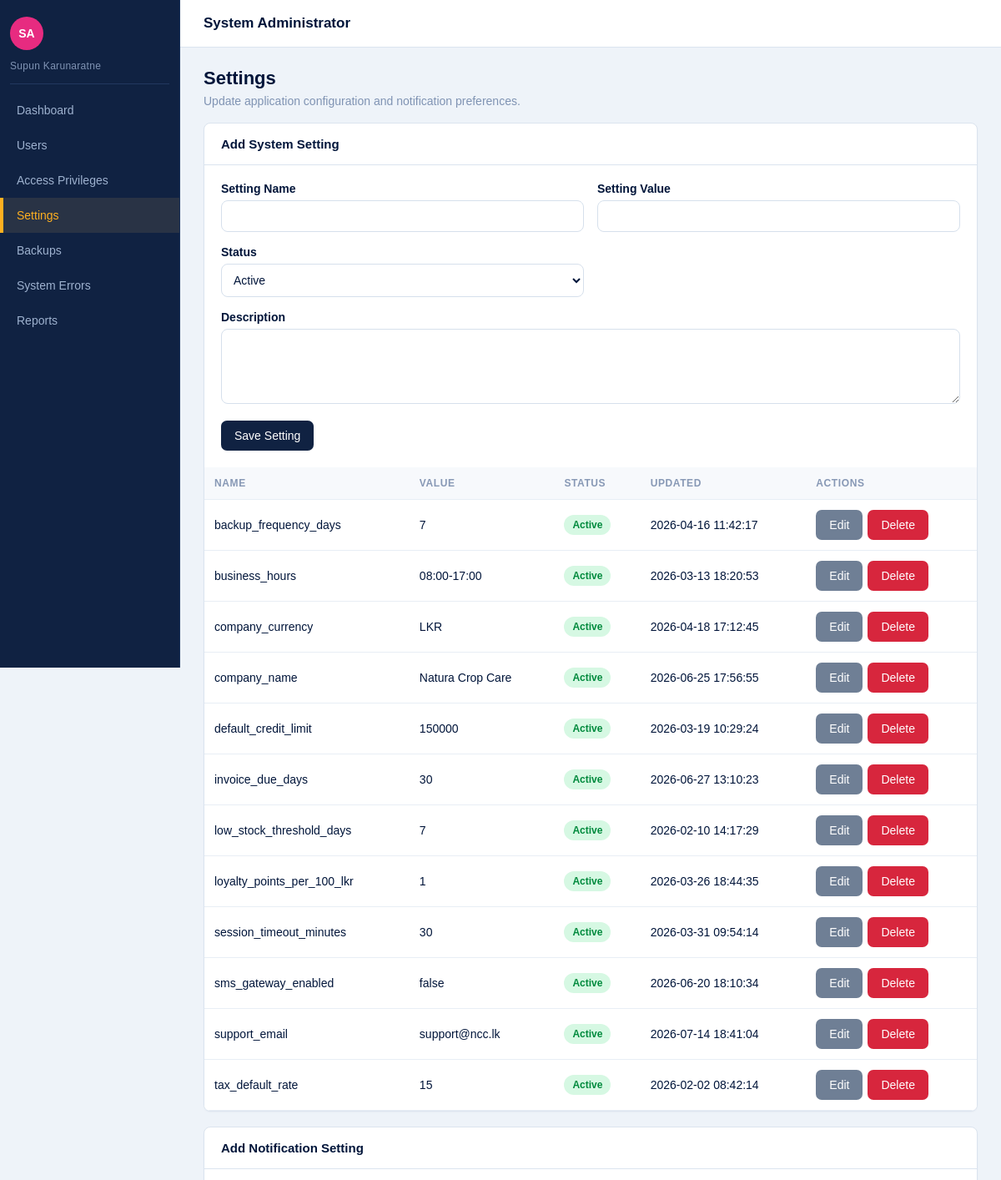
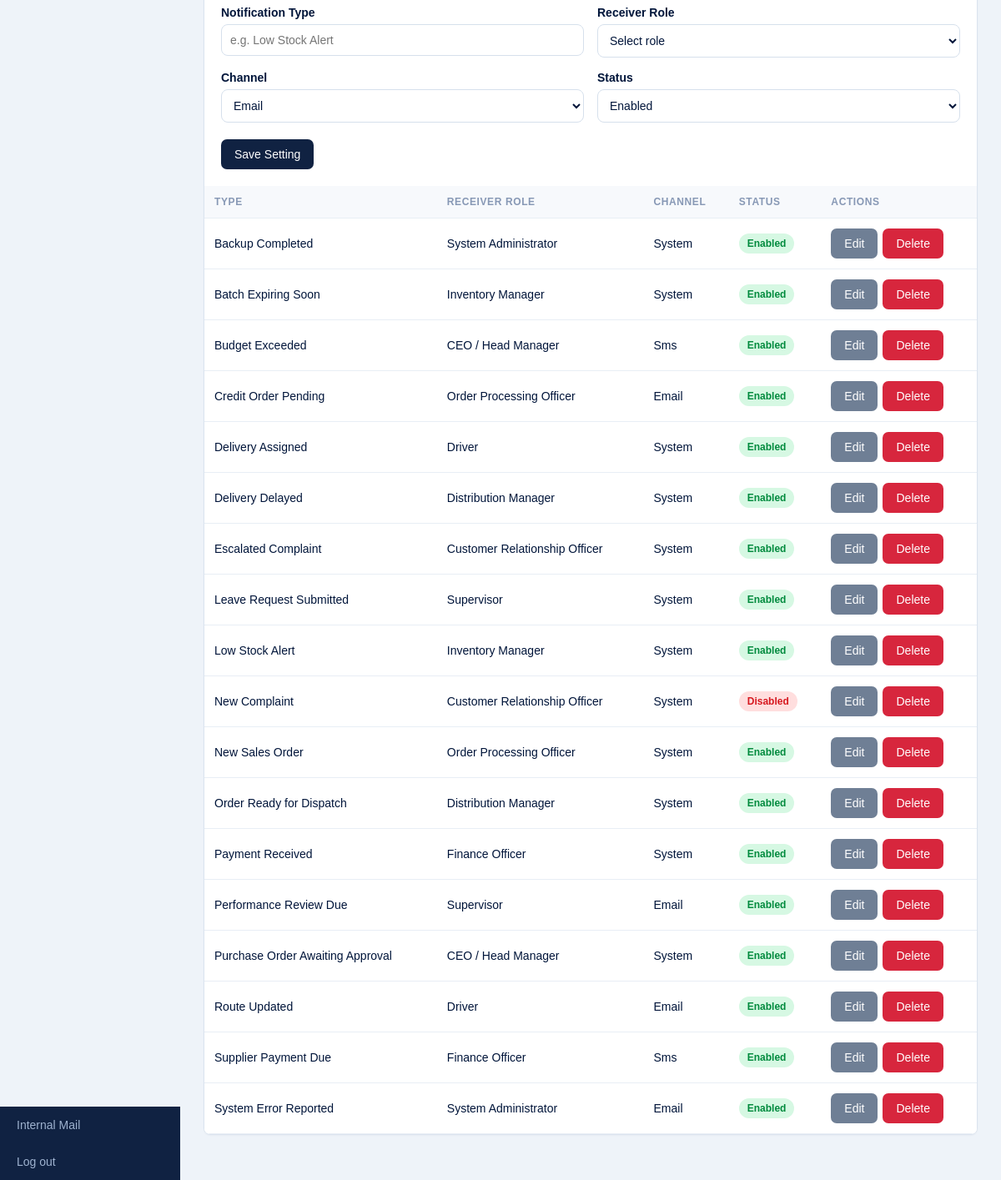
Screenshot of /codebase/login/roles/system_administrator/settings.php (signed in) with the database file from the repository (2 pictures, top to bottom).
### tables this page shows
CREATE TABLE system_setting (
    setting_id INT AUTO_INCREMENT PRIMARY KEY,
    setting_name VARCHAR(100) NOT NULL,
    setting_value VARCHAR(255) NOT NULL,
    description TEXT,
    status VARCHAR(30) NOT NULL,
    updated_at DATETIME NOT NULL
);

CREATE TABLE notification_setting (
    notification_id INT AUTO_INCREMENT PRIMARY KEY,
    notification_type VARCHAR(100) NOT NULL,
    receiver_role VARCHAR(50) NOT NULL,
    channel VARCHAR(30) NOT NULL,
    status VARCHAR(30) NOT NULL
);

### codebase/login/roles/system_administrator/settings.php (the view, shortened to what this page needs)
<?php
require_once __DIR__ . '/../../config.php';
$roleOptions = [
    "system_admin" => "System Administrator", "ceo_head_manager" => "CEO / Head Manager", "supervisor" => "Supervisor",
    "inventory_manager" => "Inventory Manager", "order_processing_officer" => "Order Processing Officer",
    "customer_relation_manager" => "Customer Relationship Officer", "distribution_manager" => "Distribution Manager",
    "driver" => "Driver", "financial_officer" => "Finance Officer",
];
$editSystem = null;
$editNotification = null;
$systemSettings = mysqli_query($connection, "SELECT * FROM system_setting ORDER BY setting_name");
$notificationSettings = mysqli_query($connection, "SELECT * FROM notification_setting ORDER BY notification_type");
?>
<!DOCTYPE html>
<html lang="en">
<head>
  <link rel="stylesheet" href="css/sa_style.css">
</head>
<body>
  <header class="topbar"><h1>System Administrator</h1><p>Configure system settings and manage notification settings</p></header>
  <div class="layout">
    <main class="content">
      <section class="page-title"><h2>Settings</h2><p>Update application configuration and notification preferences.</p></section>
      <section class="panel">
        <h3><?= $editSystem ? "Edit System Setting" : "Add System Setting" ?></h3>
        <form method="post" action="settings.php">
          <div class="form-grid">
            <div class="form-group">
              <label for="settingName">Setting Name</label>
              <input type="text" id="settingName" name="setting_name" value="<?= htmlspecialchars($editSystem["setting_name"] ?? "") ?>" required>
            </div>
            <div class="form-group">
              <label for="settingValue">Setting Value</label>
              <input type="text" id="settingValue" name="setting_value" value="<?= htmlspecialchars($editSystem["setting_value"] ?? "") ?>" required>
            </div>
            <div class="form-group">
              <label for="systemStatus">Status</label>
              <select id="systemStatus" name="status" required>
                <option value="active" <?= ($editSystem["status"] ?? "active") === "active" ? "selected" : "" ?>>Active</option>
              </select>
            </div>
            <div class="form-group full-width">
              <label for="description">Description</label>
              <textarea id="description" name="description"><?= htmlspecialchars($editSystem["description"] ?? "") ?></textarea>
            </div>
          </div>
          <div class="button-row">
            <button class="btn" type="submit">Save Setting</button>
          </div>
        </form>
        <div class="table-wrapper">
          <table>
            <thead><tr><th>Name</th><th>Value</th><th>Status</th><th>Updated</th><th>Actions</th></tr></thead>
            <tbody>
              <?php while ($row = mysqli_fetch_assoc($systemSettings)): ?>
                <tr>
                  <td><?= htmlspecialchars($row["setting_name"]) ?></td>
                  <td><?= htmlspecialchars($row["setting_value"]) ?></td>
                  <td><span class="status <?= $row["status"] === "active" ? "resolved" : "pending" ?>"><?= htmlspecialchars(ucfirst($row["status"])) ?></span></td>
                  <td><?= htmlspecialchars($row["updated_at"]) ?></td>
                  <td>
                    <div style="display: flex; align-items: center; gap: 6px; flex-wrap: nowrap;">
                      <a class="btn secondary" href="settings.php?edit_system=<?= $row["setting_id"] ?>">Edit</a>
                      <form method="post" action="settings.php" style="display:inline;">
                        <button class="btn danger" type="submit" onclick="return confirm('Delete this setting?');">Delete</button>
                      </form>
                    </div>
                  </td>
                </tr>
              <?php endwhile; ?>
            </tbody>
          </table>
        </div>
      </section>
      <section class="panel">
        <h3><?= $editNotification ? "Edit Notification Setting" : "Add Notification Setting" ?></h3>
        <form method="post" action="settings.php">
          <div class="form-grid">
            <div class="form-group">
              <label for="notificationType">Notification Type</label>
              <input type="text" id="notificationType" name="notification_type" value="<?= htmlspecialchars($editNotification["notification_type"] ?? "") ?>" placeholder="e.g. Low Stock Alert" required>
            </div>
            <div class="form-group">
              <label for="receiverRole">Receiver Role</label>
              <select id="receiverRole" name="receiver_role" required>
                <option value="">Select role</option>
              </select>
            </div>
            <div class="form-group">
              <label for="channel">Channel</label>
              <select id="channel" name="channel" required>
                <option value="email" <?= ($editNotification["channel"] ?? "") === "email" ? "selected" : "" ?>>Email</option>
              </select>
            </div>
            <div class="form-group">
              <label for="notificationStatus">Status</label>
              <select id="notificationStatus" name="status" required>
                <option value="enabled" <?= ($editNotification["status"] ?? "enabled") === "enabled" ? "selected" : "" ?>>Enabled</option>
              </select>
            </div>
          </div>
          <div class="button-row">
            <button class="btn" type="submit">Save Setting</button>
          </div>
        </form>
        <div class="table-wrapper">
          <table>
            <thead><tr><th>Type</th><th>Receiver Role</th><th>Channel</th><th>Status</th><th>Actions</th></tr></thead>
            <tbody>
              <?php while ($row = mysqli_fetch_assoc($notificationSettings)): ?>
                <tr>
                  <td><?= htmlspecialchars($row["notification_type"]) ?></td>
                  <td><?= htmlspecialchars($roleOptions[$row["receiver_role"]] ?? $row["receiver_role"]) ?></td>
                  <td><?= htmlspecialchars(ucfirst($row["channel"])) ?></td>
                  <td><span class="status <?= $row["status"] === "enabled" ? "resolved" : "pending" ?>"><?= htmlspecialchars(ucfirst($row["status"])) ?></span></td>
                  <td>
                    <div style="display: flex; align-items: center; gap: 6px; flex-wrap: nowrap;">
                      <a class="btn secondary" href="settings.php?edit_notification=<?= $row["notification_id"] ?>">Edit</a>
                      <form method="post" action="settings.php" style="display:inline;">
                        <button class="btn danger" type="submit" onclick="return confirm('Delete this notification setting?');">Delete</button>
                      </form>
                    </div>
                  </td>
                </tr>
              <?php endwhile; ?>
            </tbody>
          </table>
        </div>
      </section>
    </main>
  </div>
</body>
</html>

### codebase/login/roles/system_administrator/css/sa_style.css (style rules this page uses)
* { box-sizing: border-box; }
body { margin: 0; font-family: Arial, Helvetica, sans-serif; background-color: #eef3f9; color: #00153a; }
a { color: inherit; text-decoration: none; }
.topbar { min-height: 56px; margin-left: 216px; background-color: #ffffff; color: #00153a; border-bottom: 1px solid #dbe4ef; padding: 18px 28px; }
.topbar h1 { margin: 0; font-size: 17px; font-weight: bold; }
.layout { min-height: calc(100vh - 56px); }
.content { margin-left: 216px; padding: 24px 28px 36px; }
.page-title { margin-bottom: 18px; }
.page-title h2 { margin: 0; color: #00153a; font-size: 22px; }
.page-title p { margin: 6px 0 0; color: #7f93b3; font-size: 14px; }
.card, .panel { background-color: #ffffff; border: 1px solid #dbe4ef; border-radius: 8px; box-shadow: 0 1px 2px rgba(16, 34, 66, 0.03); }
.panel { margin-bottom: 18px; overflow: hidden; }
.panel h3 { margin: 0; padding: 16px 20px; border-bottom: 1px solid #dbe4ef; color: #00153a; font-size: 15px; }
.form-grid { display: grid; grid-template-columns: repeat(2, minmax(220px, 1fr)); gap: 16px; padding: 20px; }
.form-group { display: flex; flex-direction: column; }
.form-group.full-width { grid-column: 1 / -1; }
label { margin-bottom: 6px; color: #00153a; font-size: 14px; font-weight: bold; }
input, select, textarea { width: 100%; padding: 10px; border: 1px solid #d6e0ec; border-radius: 8px; background-color: #ffffff; color: #00153a; font-family: inherit; font-size: 14px; }
textarea { min-height: 90px; resize: vertical; }
.button-row { display: flex; gap: 10px; padding: 0 20px 20px; }
.btn { display: inline-block; padding: 10px 16px; border: none; border-radius: 7px; background-color: #102242; color: #ffffff; font-size: 14px; cursor: pointer; }
.btn.secondary { background-color: #6f7f95; }
.btn.danger { background-color: #d7263d; }
.table-wrapper { overflow-x: auto; }
table { width: 100%; border-collapse: collapse; background-color: #ffffff; }
th, td { padding: 12px; border-bottom: 1px solid #e8eef5; text-align: left; font-size: 14px; }
th { background-color: #f7f9fc; color: #8798b5; font-size: 12px; letter-spacing: 0.6px; text-transform: uppercase; }
.status { display: inline-block; padding: 5px 10px; border-radius: 14px; font-size: 12px; font-weight: bold; }
.status.pending { background-color: #ffdede; color: #d71920; }
.status.resolved { background-color: #d6f8e3; color: #008a3d; }

### rows the page displays
system_setting: setting_name "backup_frequency_days", setting_value "7", status "Active", updated_at "2026-04-16 11:42:17"
system_setting: setting_name "business_hours", setting_value "08:00-17:00", status "Active", updated_at "2026-03-13 18:20:53"
system_setting: setting_name "company_currency", setting_value "LKR", status "Active", updated_at "2026-04-18 17:12:45"
system_setting: setting_name "company_name", setting_value "Natura Crop Care", status "Active", updated_at "2026-06-25 17:56:55"
system_setting: setting_name "default_credit_limit", setting_value "150000", status "Active", updated_at "2026-03-19 10:29:24"
system_setting: setting_name "invoice_due_days", setting_value "30", status "Active", updated_at "2026-06-27 13:10:23"
system_setting: setting_name "low_stock_threshold_days", setting_value "7", status "Active", updated_at "2026-02-10 14:17:29"
system_setting: setting_name "loyalty_points_per_100_lkr", setting_value "1", status "Active", updated_at "2026-03-26 18:44:35"
system_setting: setting_name "session_timeout_minutes", setting_value "30", status "Active", updated_at "2026-03-31 09:54:14"
system_setting: setting_name "sms_gateway_enabled", setting_value "false", status "Active", updated_at "2026-06-20 18:10:34"
system_setting: setting_name "support_email", setting_value "support@ncc.lk", status "Active", updated_at "2026-07-14 18:41:04"
system_setting: setting_name "tax_default_rate", setting_value "15", status "Active", updated_at "2026-02-02 08:42:14"
notification_setting: notification_type "Backup Completed", receiver_role "System Administrator", channel "System", status "Enabled"
notification_setting: notification_type "Batch Expiring Soon", receiver_role "Inventory Manager", channel "System", status "Enabled"
notification_setting: notification_type "Budget Exceeded", receiver_role "CEO / Head Manager", channel "Sms", status "Enabled"
notification_setting: notification_type "Credit Order Pending", receiver_role "Order Processing Officer", channel "Email", status "Enabled"
notification_setting: notification_type "Delivery Assigned", receiver_role "Driver", channel "System", status "Enabled"
notification_setting: notification_type "Delivery Delayed", receiver_role "Distribution Manager", channel "System", status "Enabled"
notification_setting: notification_type "Escalated Complaint", receiver_role "Customer Relationship Officer", channel "System", status "Enabled"
notification_setting: notification_type "Leave Request Submitted", receiver_role "Supervisor", channel "System", status "Enabled"
notification_setting: notification_type "Low Stock Alert", receiver_role "Inventory Manager", channel "System", status "Enabled"
notification_setting: notification_type "New Complaint", receiver_role "Customer Relationship Officer", channel "System", status "Disabled"
notification_setting: notification_type "New Sales Order", receiver_role "Order Processing Officer", channel "System", status "Enabled"
notification_setting: notification_type "Order Ready for Dispatch", receiver_role "Distribution Manager", channel "System", status "Enabled"
notification_setting: notification_type "Payment Received", receiver_role "Finance Officer", channel "System", status "Enabled"
notification_setting: notification_type "Performance Review Due", receiver_role "Supervisor", channel "Email", status "Enabled"
notification_setting: notification_type "Purchase Order Awaiting Approval", receiver_role "CEO / Head Manager", channel "System", status "Enabled"
notification_setting: notification_type "Route Updated", receiver_role "Driver", channel "Email", status "Enabled"
notification_setting: notification_type "Supplier Payment Due", receiver_role "Finance Officer", channel "Sms", status "Enabled"
notification_setting: notification_type "System Error Reported", receiver_role "System Administrator", channel "Email", status "Enabled"

### other values shown
$_SESSION["full_name"] "Supun Karunaratne"
$item[0] "Dashboard"
$item[0] "Users"
$item[0] "Access Privileges"
$item[0] "Settings"
$item[0] "Backups"
$item[0] "System Errors"
$item[0] "Reports"
